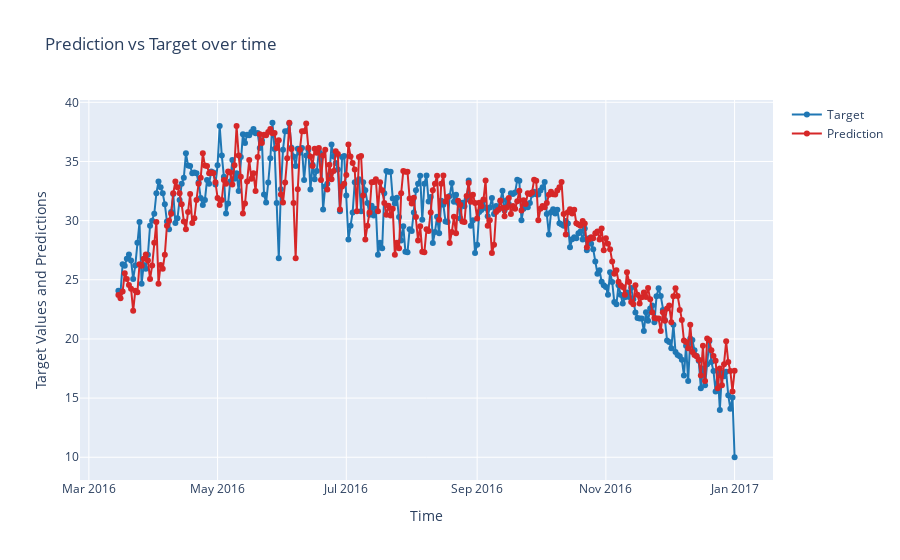

The notebook cell saved with this chart:
### Code cell
fig = graph_prediction_vs_actual_over_time(baseline, X_test, y_test, X_train, y_train, dates=X_test['date'])
fig

### Figure 1 — Plotly figure (JSON) as saved in the notebook; plotly's stock layout.template omitted (floating-point values rounded to 4 significant figures; data arrays with more than 128 entries replaced by an {"elided": "..."} marker saying what was removed)
{"data": [{"line": {"color": "#1f77b4"}, "mode": "lines+markers", "name": "Target", "type": "scatter", "x": {"elided": "293 str values"}, "y": {"elided": "293 float values"}}, {"line": {"color": "#d62728"}, "mode": "lines+markers", "name": "Prediction", "type": "scatter", "x": {"elided": "293 str values"}, "y": {"elided": "293 float values"}}], "layout": {"title": {"text": "Prediction vs Target over time"}, "xaxis": {"title": {"text": "Time"}}, "yaxis": {"title": {"text": "Target Values and Predictions"}}}}
